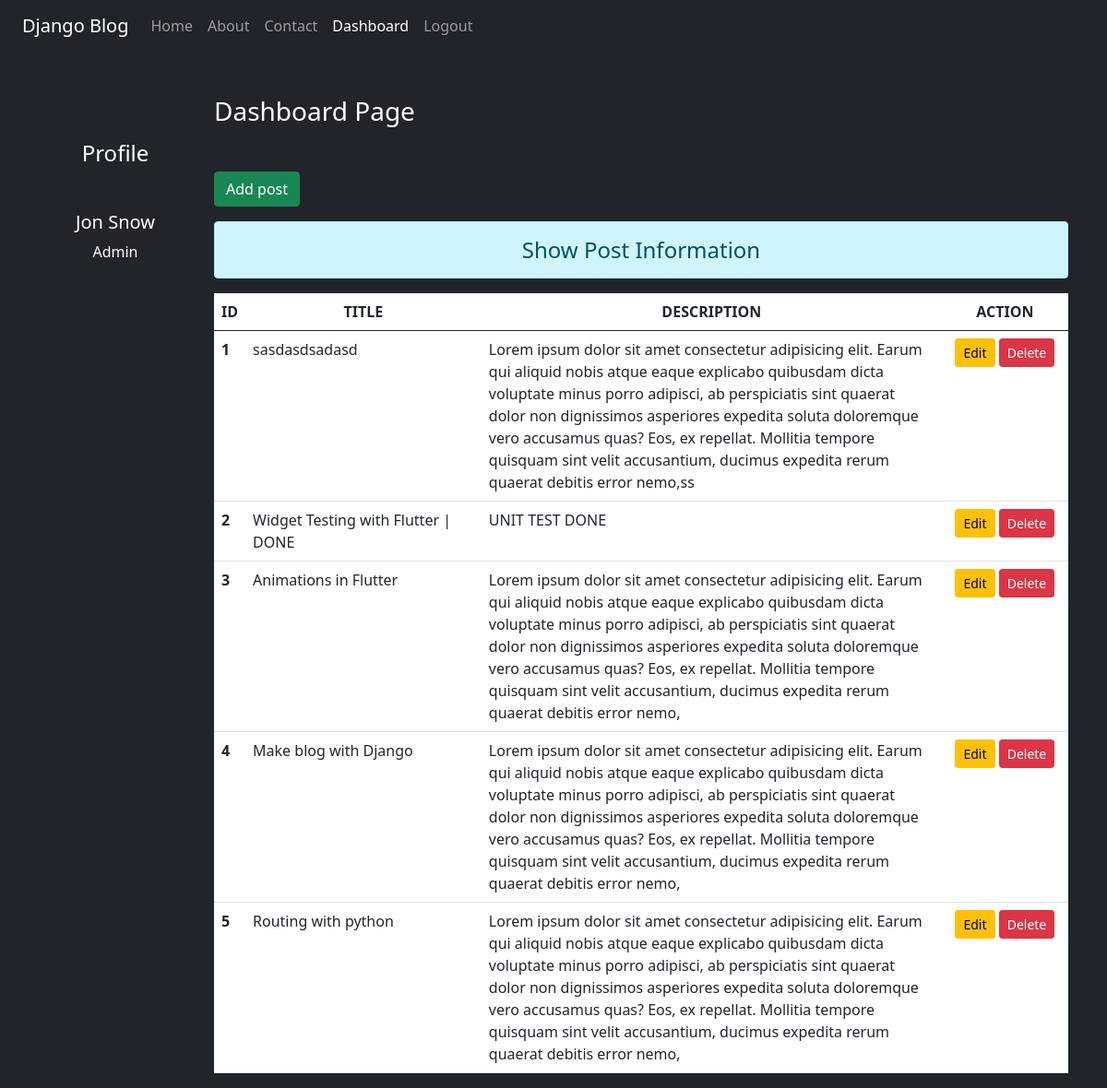
The page /dashboard/ (signed in) on the database its author committed.
### blog/models.py (models this page shows)
class Post(models.Model):
    title = models.CharField(max_length=150)
    desc = models.TextField()
    user_id = models.IntegerField(default=0)
    user_name = models.CharField(max_length=150, default="")

### blog/views.py (the view)
# urls.py: path('dashboard/',views.dashboard, name='dashboardpage'),
def dashboard(request):
    if request.user.is_authenticated:
        userId = request.user
        if request.user.is_superuser:
            posts = Post.objects.all()
        else:
            posts = Post.objects.all().filter(user_id=userId.id)
        user = request.user
        fullName = user.get_full_name()
        grps = user.groups.all()
        context = {
        'dashboard':'active',
        'posts':posts,
        'fullName':fullName,
        'groups':grps,
        }
        return render(request, 'blog/dashboard.html', context)
    else:
        return HttpResponseRedirect('/login/')

### blog/templates/blog/dashboard.html (shortened to what this page needs)
{% extends 'blog/base.html' %}
{% load static %}
{% block side %}
<div class="col-sm-2 text-white my-5 text-center">
  <h4 class="my-5">Profile</h4>
  <h5>{{fullName}}</h5>
    {% for group in groups %}
      <p>{{group.name}}</p>
    {% endfor %}
</div>
{% endblock side %}
{% block content %}
  <div class="col-sm-10">
    <h3 class="text-white my-5">Dashboard Page</h3>
    <a href="{% url 'addpost' %}" class="btn btn-success">Add post</a>
    <h4 class="text-center alert alert-info mt-3">Show Post Information</h4>
    {% if posts %}
      <table class="table tabl-hover bg-white">
        <thead>
          <tr class="text-center">
            <th scope="col" style="width:2%">ID</th>
            <th scope="col" style="width:28%">TITLE</th>
            <th scope="col" style="width:55%">DESCRIPTION</th>
            <th scope="col" style="width:15%">ACTION</th>
          </tr>
        </thead>
        <tbody>
          {% for post in posts %}
            <tr>
              <th scope="row">{{post.id}}</th>
              <td>{{post.title}}</td>
              <td>{{post.desc}}</td>
              <td class="text-center">
                <a href="{% url 'updatepost' post.id post.title %}" class="btn btn-warning btn-sm">Edit</a>
                {% if perms.blog.delete_post %}
                  <form class="d-inline" action="{% url 'deletepost' post.id %}" method="POST">
                    <input type="submit" class="btn btn-danger btn-sm" value="Delete">
                  </form>
                {% endif %}
              </td>
            </tr>
          {% endfor %}
        </tbody>
      </table>
      {% else %}
      <h4 class="text-center alert alert-warning">No Records</h4>
    {% endif %}
  </div>
{% endblock content %}

### blog/templates/blog/base.html (shortened to what this page needs)
<!DOCTYPE html>
{% load static %}
<html lang="en">
<head>
    <link rel="stylesheet" href="{% static 'blog/css/bootstrap.css' %}">
    <link rel="stylesheet" href="{% static 'blog/css/style.css' %}">
</head>
<body>
    <div class="container-fluid bg-dark">
        {% include 'blog/nav_bar.html' %}
    </div>
    <div class="container">
        <div class="row">
            {% block side %}
            {% endblock side %}
            {% block content %}
            {% endblock content %}
        </div>
    </div>
</body>
</html>

### blog/templates/blog/nav_bar.html (shortened to what this page needs)
<nav class="navbar navbar-expand-lg navbar-dark bg-dark">
  <div class="container-fluid">
    <a class="navbar-brand" href="/">Django Blog</a>
    <div class="collapse navbar-collapse" id="navbarNav">
      <ul class="navbar-nav">
        <li class="nav-item">
          <a class="nav-link {{home}}" aria-current="page" href="/">Home</a>
        </li>
        <li class="nav-item">
          <a href="{% url 'aboutpage' %}" class="nav-link {{about}}">About</a>
        </li>
        <li class="nav-item">
          <a href="{% url 'contactpage' %}" class="nav-link {{contact}}">Contact</a>
        </li>
        {% if request.user.is_authenticated %}
          <li class="nav-item">
            <a href="{% url 'dashboardpage' %}" class="nav-link {{dashboard}}">Dashboard</a>
          </li>
          <li class="nav-item">
            <a href="{% url 'logoutpage' %}" class="nav-link">Logout</a>
          </li>
        {% endif %}
      </ul>
    </div>
  </div>
</nav>

### blog/static/blog/css/style.css (style rules this page uses)
body { background-color: #212529; color: antiquewhite; }

### rows shown on the page
Post: id "1", title "sasdasdsadasd", desc "Lorem ipsum dolor sit amet consectetur adipisicing elit. Earum qui aliquid nobis atque eaque explicabo quibusdam dicta voluptate minus porro adipisci, ab perspiciatis sint quaerat dolor non dignissimos asperiores expedita soluta doloremque vero accusamus quas? Eos, ex repellat. Mollitia tempore quisquam sint velit accusantium, ducimus expedita rerum quaerat debitis error nemo,ss"
Post: id "2", title "Widget Testing with Flutter | DONE", desc "UNIT TEST DONE"
Post: id "3", title "Animations in Flutter", desc "Lorem ipsum dolor sit amet consectetur adipisicing elit. Earum qui aliquid nobis atque eaque explicabo quibusdam dicta voluptate minus porro adipisci, ab perspiciatis sint quaerat dolor non dignissimos asperiores expedita soluta doloremque vero accusamus quas? Eos, ex repellat. Mollitia tempore quisquam sint velit accusantium, ducimus expedita rerum quaerat debitis error nemo,"
Post: id "4", title "Make blog with Django", desc "Lorem ipsum dolor sit amet consectetur adipisicing elit. Earum qui aliquid nobis atque eaque explicabo quibusdam dicta voluptate minus porro adipisci, ab perspiciatis sint quaerat dolor non dignissimos asperiores expedita soluta doloremque vero accusamus quas? Eos, ex repellat. Mollitia tempore quisquam sint velit accusantium, ducimus expedita rerum quaerat debitis error nemo,"
Post: id "5", title "Routing with python", desc "Lorem ipsum dolor sit amet consectetur adipisicing elit. Earum qui aliquid nobis atque eaque explicabo quibusdam dicta voluptate minus porro adipisci, ab perspiciatis sint quaerat dolor non dignissimos asperiores expedita soluta doloremque vero accusamus quas? Eos, ex repellat. Mollitia tempore quisquam sint velit accusantium, ducimus expedita rerum quaerat debitis error nemo,"

### other values the page prints
{{ fullName }} "Jon Snow"
{{ group.name }} "Admin"
